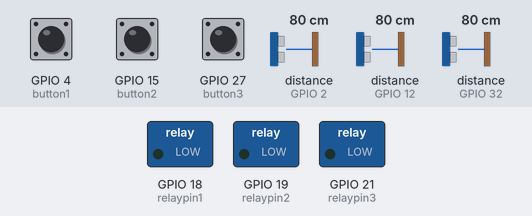
Recording of a sketch running on a simulated ESP32. Parts: switched loads named in the sketch (green lamp = pin HIGH). Wiring (inferred from the names in the program): 3 × ultrasonic range finder: trigger GPIO 13, echo GPIO 12 / trigger GPIO 14, echo GPIO 2 / trigger GPIO 33, echo GPIO 32. Dashed ring = blinking. The inputs (shaded band) are chosen by the test bench; at power-on: GPIO 4 (button1) HIGH, GPIO 15 (button2) HIGH, GPIO 27 (button3) HIGH, distance to the obstacle (sensors on GPIO 2, GPIO 12, GPIO 32) 80 cm. The echo pulse lasts 58.3 µs per cm; nothing arrives over Bluetooth unless stated; pins used as bus, display or sensor lines are not drawn; what the sketch prints to the serial monitor is not drawn.

Above: at 1.2 s.
1.3 s: GPIO 4 (button1) pulled LOW for 3.2 s
At 2.3 s:
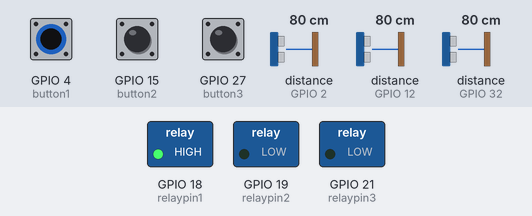
6.8 s: GPIO 15 (button2) pulled LOW for 0.15 s
At 8.0 s:
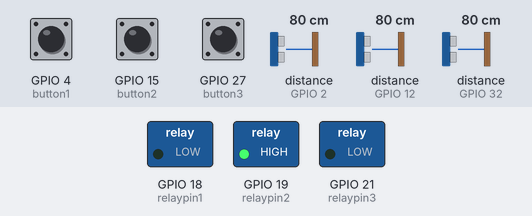
9.9 s: GPIO 27 (button3) pulled LOW for 0.15 s
At 11.1 s:
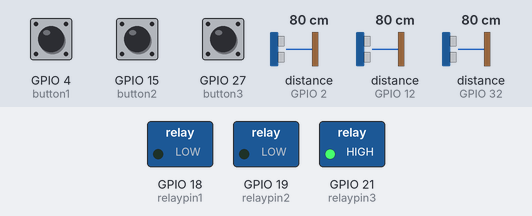
13.0 s: GPIO 27 (button3) pulled LOW for 1 s
At 16.2 s:
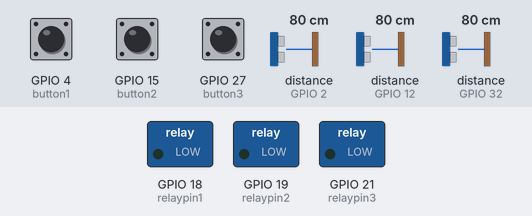
16.5 s: GPIO 27 (button3) pulled LOW for 3.2 s
At 17.8 s:
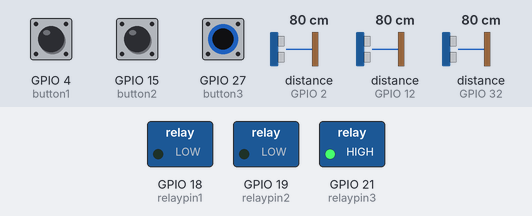
Timing chart, 0 to 22.0 s (numbered marks = the images above; inputs shaded):
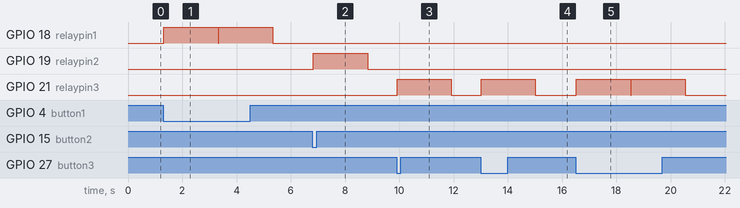

Measured:
- after the input at 1.3 s, GPIO 18 (relaypin1): alternates HIGH for 2.0 s and LOW for 0.02 s, starting at once
- after the input at 6.8 s, GPIO 19 (relaypin2): LOW → HIGH at once, → LOW 2.0 s later
- after the input at 9.9 s, GPIO 21 (relaypin3): LOW → HIGH at once, → LOW 2.0 s later
- after the input at 13.0 s, GPIO 21 (relaypin3): LOW → HIGH at once, → LOW 2.0 s later
- after the input at 16.5 s, GPIO 21 (relaypin3): alternates HIGH for 2.0 s and LOW for 0.02 s, starting at once

The sketch:

button_relay_distance_test.ino
```cpp
//Importing the necessary library for bluetooth:
#include "BluetoothSerial.h"

//Properly enables bluetooth:
#if !defined(CONFIG_BT_ENABLED) || !defined(CONFIG_BLUEDROID_ENABLED)
#error Bluetooth is not enabled! Please run make menuconfig to and enable it
#endif

//Instanciates the BluetoothSerial object:
BluetoothSerial SerialBT;

// 3 --> top compartment
// 2 --> middle compartment
// 1 --> bottom compartment


const int trigpin3 = 13;
const int echopin3 = 12;

const int trigpin2 = 33;
const int echopin2 = 32;

const int trigpin1 = 14;
const int echopin1 = 2;

const int button3 = 27;   // top compartment button -- this is the button with red and black wires
const int button2 = 15;   // middle compartment button -- this is is the button with purple wires
const int button1 = 4;   // bottom compartment button -- this is is the button with two white wires

const int relaypin1 = 18; // bottom compartment
const int relaypin2 = 19; // middle compartment
const int relaypin3 = 21; // top compartment

int buttonstate3;
int buttonstate2;
int buttonstate1;

long duration3;
long duration2;
long duration1;
float distance3;
float distance2;
float distance1;

String incomingmessage = "";


void setup(){
  pinMode(trigpin3,OUTPUT);
  pinMode(echopin3,INPUT);
  pinMode(trigpin2,OUTPUT);
  pinMode(echopin2,INPUT);
  pinMode(trigpin1,OUTPUT);
  pinMode(echopin1,INPUT);
  pinMode(button3,INPUT_PULLUP);
  pinMode(button2,INPUT_PULLUP);
  pinMode(button1,INPUT_PULLUP);
  pinMode(relaypin1, OUTPUT);
  pinMode(relaypin2, OUTPUT);
  pinMode(relaypin3, OUTPUT);
  Serial.begin(115200);                                                       //Making the communication rate correct
  SerialBT.begin("Smartbox"); //Bluetooth device name                         //Naming the device
  Serial.println("The device started, now you can pair it with bluetooth!");  //Message saying

}

void loop(){

  // MAKE SURE BUTTONS 1 AND 2 ARE CONNECTED BEFORE RUNNING CODE

  buttonstate3 = digitalRead(button3); //button is active low
  buttonstate2 = digitalRead(button2);
  buttonstate1 = digitalRead(button1);
//    top distance sensor
      digitalWrite(trigpin3,LOW);
      delay(0.005);

      digitalWrite(trigpin3,HIGH);
      delay(0.010);
      digitalWrite(trigpin3,LOW);

      duration3 = pulseIn(echopin3,HIGH);
      distance3 = (duration3/2)*0.03402778l;
      Serial.println(distance3);

//    middle distance sensor
      digitalWrite(trigpin2,LOW);
      delay(0.005);

      digitalWrite(trigpin2,HIGH);
      delay(0.010);
      digitalWrite(trigpin2,LOW);

      duration2 = pulseIn(echopin2,HIGH);
      distance2 = (duration2/2)*0.03402778l;
     // Serial.println(distance2);

//    bottom distance sensor
      digitalWrite(trigpin1,LOW);
      delay(0.005);

      digitalWrite(trigpin1,HIGH);
      delay(0.010);
      digitalWrite(trigpin1,LOW);

      duration1 = pulseIn(echopin1,HIGH);
      distance1 = (duration1/2)*0.03402778l;
     // Serial.println(distance1);

  if(SerialBT.available()){
    incomingmessage = SerialBT.readString();

    if(incomingmessage == "relay_1"){
        digitalWrite(relaypin1,HIGH);
        delay(2000); //2 second delay for testing purposes, supposed to be 10 seconds
        digitalWrite(relaypin1,LOW);
      }


    else if(incomingmessage == "relay_2"){
        digitalWrite(relaypin2,HIGH);
        delay(2000); //2 second delay for testing purposes, supposed to be 10 seconds
        digitalWrite(relaypin2,LOW);
      }


    else if(incomingmessage == "relay_3"){
        digitalWrite(relaypin3,HIGH);
        delay(2000); //2 second delay for testing purposes, supposed to be 10 seconds
        digitalWrite(relaypin3,LOW);
    }

  }

  else{
    if(buttonstate3 == 0){ // this button controls the top compartment lock
      if(distance3 >= 10){ //if compartment is greater than or equal than default distance, it means the box is empty
        digitalWrite(relaypin3,HIGH); //relay is off
        delay(2000); //2 second delay for testing purposes, supposed to be 10 seconds
        digitalWrite(relaypin3,LOW);//relay is on
      }
    }

    else if(buttonstate2 == 0){ // this button controls the top compartment lock
      if(distance2 >= 10){ // if compartment is greater than or equal than default distance, it means the box is empty
        // may need to change the distance above based on how the compartment was put together
        digitalWrite(relaypin2,HIGH); //relay is off
        delay(2000); //2 second delay for testing purposes, supposed to be 10 seconds
        digitalWrite(relaypin2,LOW);//relay is on
      }
    }

    else if(buttonstate1 == 0){ // this button controls the top compartment lock
      if(distance1 >= 10){ //if compartment is greater than or equal than default distance, it means the box is empty
        // may need to change the distance above based on how the compartment was put together
        digitalWrite(relaypin1,HIGH); //relay is off
        delay(2000); //2 second delay for testing purposes, supposed to be 10 seconds
        digitalWrite(relaypin1,LOW);//relay is on
      }
    }
  }

}
```
